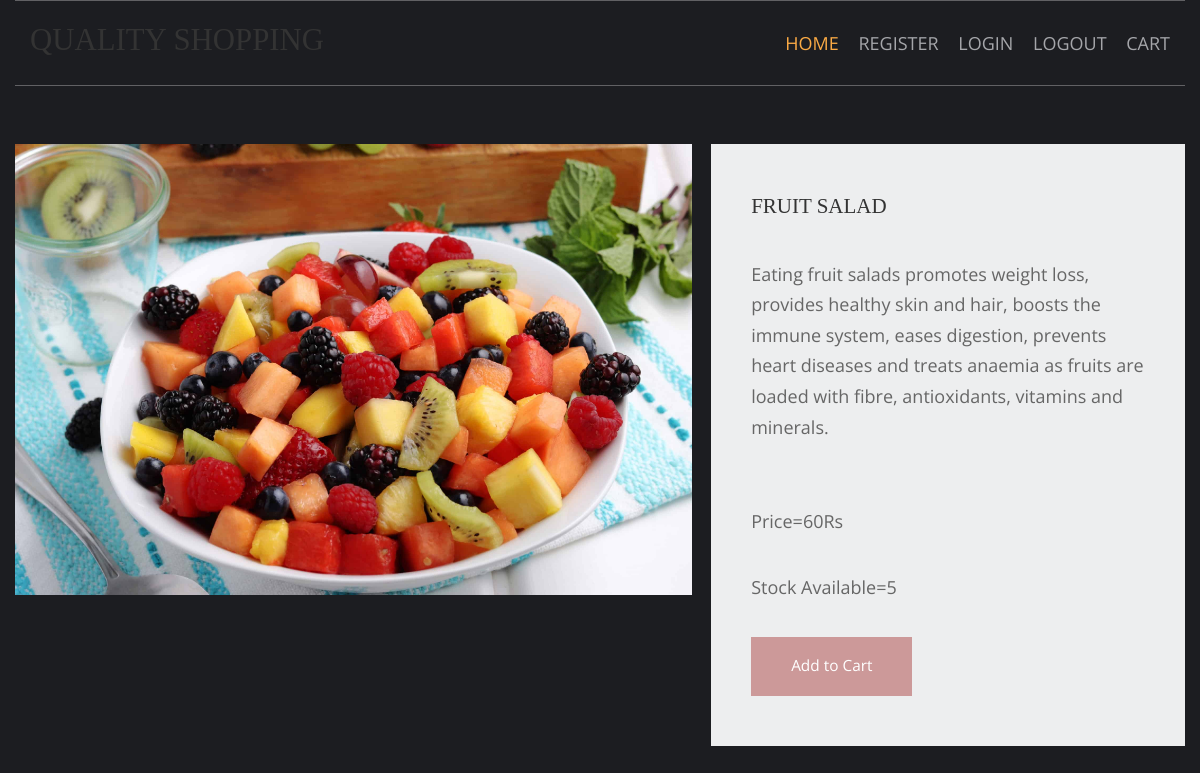
/fruits-recipie/fruit-salad/, run on the app's committed database.
### shop/models.py (models this page shows, shortened)
class products(models.Model):
    name = models.CharField(max_length=250, unique=True)
    slug = models.SlugField(max_length=250, unique=True)
    image = models.ImageField(upload_to='products')
    desc = models.TextField()
    stock = models.IntegerField()
    available = models.BooleanField()
    price = models.IntegerField()
    categ=models.ForeignKey(category,on_delete=models.CASCADE)

### shop/views.py (the view)
# urls.py: path('<slug:c_slug>/<slug:product_slug>/',views.prodDetails,name='details'),
def prodDetails(request,c_slug,product_slug):
    try:
        prod=products.objects.get(categ__slug=c_slug,slug=product_slug)
    except Exception as e:
        raise e
    return render(request,'item.html',{'pr':prod})

### templates/item.html (shortened to what this page needs)
{% extends 'base.html' %}
{% load static %}
{% block content %}
<html lang="en">
<head>
    <link href="{% static 'pr/fontawesome/css/all.min.css' %}" rel="stylesheet" />
    <link href="{% static 'pr/css/templatemo-comparto.css' %}" rel="stylesheet" />
</head>
<body>
    <br><br>
        <section class="tm-mb-1" id="about">
            <div class="tm-row tm-about-row">
                <div class="tm-section-1-l">
                    <img src="{{pr.image.url}}" alt="About image" class="tm-img-responsive">
                </div>
                <article class="tm-section-1-r tm-bg-color-8">
                    <h2 class="tm-mb-2 tm-title-color">{{pr.name}}</h2>
                    <p>{{pr.desc}}</p><br>
                    <p>Price={{pr.price}}Rs</p>
                    <p>Stock Available={{pr.stock}}</p>
    {% if pr.stock <= 0 %}
                    <h1 style="color:red">Sorry. No stock left</h1>
              {% else %}
                    <a href="{% url 'addcart' pr.id %}" class="tm-btn tm-btn-1 tm-link-to-services">Add to Cart</a>
    {% endif %}
                </article>
            </div>
        </section>
</body>
</html>
{% endblock %}

### static/hm/layout/styles/layout.css (style rules this page uses)
*, *::before, *::after { transition:all .3s ease-in-out; }
body { color:#A5A6AA; background-color:#1C1D21; }
a { color:#FBAB45; }

### static/pr/css/templatemo-comparto.css (style rules this page uses)
*, *::before, *::after { box-sizing: border-box; outline: none; }
ul, h1, h2, h3, h4, p, figure { padding: 0; margin: 0; }
body { font-family: 'Open Sans', Arial, sans-serif; font-size: 18px; overflow-x: hidden; padding-left: 15px; padding-right: 15px; margin: 0; }
h2 { font-size: 1.5rem; }
a { transition: all 0.3s ease; text-decoration: none; }
p { color: #666; line-height: 1.7; margin-bottom: 35px; }
h1, h2, h3, h4, h5, h6 { color: #333; }
.tm-mb-1 { margin-bottom: 20px; }
.tm-mb-2 { margin-bottom: 40px; }
.tm-bg-color-8 { background-color: #EDEEEF; }
.tm-img-responsive { max-width: 100%; height: auto; }
.tm-section-1-l { width: 57.85%; margin-right: 1.65%; }
.tm-section-1-r { padding: 50px 40px; width: 40.5%; }
.tm-row { display: flex; }
.tm-btn { display: inline-block; padding: 15px 40px; font-size: 1.1rem; border: none; background-color: #CC9999; color: white; }
a { color: #666; }

### static/hm/layout/styles/framework.css (style rules this page uses)
html { overflow-y:scroll; overflow-x:hidden; }
html, body { margin:0; padding:0; font-size:14px; line-height:1.6em; }
*, *::before, *::after { box-sizing:border-box; }
a { outline:none; text-decoration:none; }
img { width:auto; max-width:100%; height:auto; margin:0; padding:0; border:none; line-height:normal; vertical-align:middle; }
body, input, textarea, select { font-family:Verdana, Geneva, sans-serif; }
h1, h2, h3, h4, h5, h6, .heading { font-family:Georgia, "Times New Roman", Times, serif; }
::placeholder { opacity:1; }
h1, h2, h3, h4, h5, h6, .heading { margin:0 0 20px 0; font-size:1.4rem; line-height:normal; font-weight:normal; text-transform:uppercase; }
address, article, aside, figcaption, figure, footer, header, main, nav, section { display:block; margin:0; padding:0; }

### data on the page
products: image (picture), name "FRUIT SALAD", desc "Eating fruit salads promotes weight loss, provides healthy skin and hair, boosts the immune system, eases digestion, prevents heart diseases and treats anaemia as fruits are loaded with fibre, antioxidants, vitamins and minerals.", price "60", stock "5"
